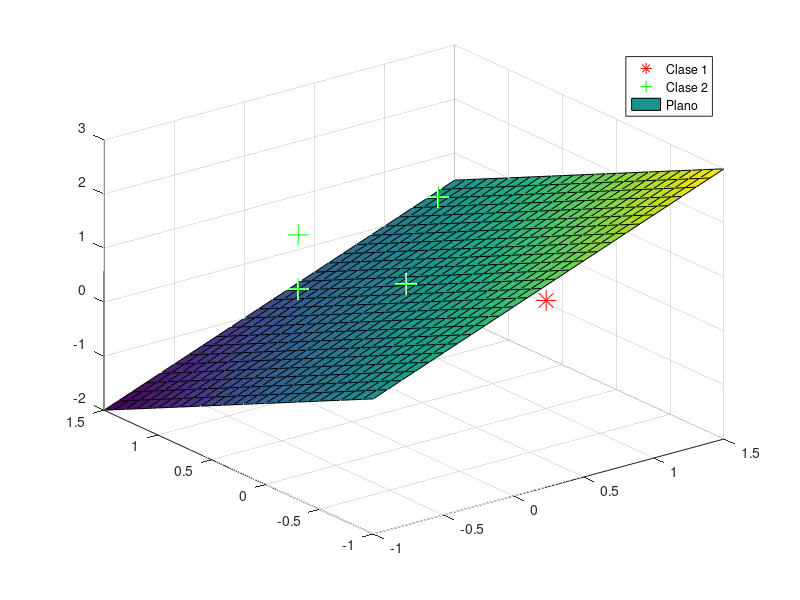

MATLAB code for this plot:
clc 
clear all 
close all
warning off all

%Autores:
%Martinez Luna Adad Marcel
%Johan Campos Ocampo
%Jose María (chema)
%fecha: 17/11/22

%este programa hace uso de un perceptron en 3 dimensiones, de tal manera
%que permite clasificar un cubo unitario que posee 2 clases con un plano
%tridimensional, se intento con combinaciones de ejes (xy,xz,yz) pero itera
%ba infinitamente.

%Declaración de clases

clas1_x=[0,1,1,1];
clas1_y=[0,0,0,1];
clas1_z=[0,0,1,0];


clas2_x=[0,0,0,1];
clas2_y=[0,1,1,1];
clas2_z=[1,1,0,1];

clas1 = [clas1_x;clas1_y;clas1_z];

clas2 = [clas2_x;clas2_y;clas2_z];

%perceptron de 3 dimensiones

iteraciones=1; %contador de iteraciones
x0=1; 
w0=1;
r=1; 
w1=1; 
w2=1;
w3=1;
cambios=[1,1,1,1,1,1,1,1]; %arreglo que detecta los cambios
ind=1; %contador de los elementos dentro de la clase

%calculos
%En este caso podria haberce hecho recursivamente, pero es más laborioso
while (cambios(1)==1 || cambios(2)==1 || cambios(3)==1 || cambios(4)==1) || ind~=9
    %X_n^T W>=0 => X_n in C_1 --> Wn+1 = Wn-rXn
    %X_n^T W<=0 => X_n in C_2 --> Wn+rXn
    %r>0
    %fprintf("\nIteración %d \n",iteraciones_xy);
    if ind == 1
        fprintf("\n+++++++++++++++++++++++++++++__%d__++++++++++++++++++++++++++++++++++\n",iteraciones);
    end
    if ind < 5 && iteraciones == 1
        fprintf("******\n[%d , %d]\n",clas1(1,ind),clas1(2,ind));
        X=[clas1(1,ind),clas1(2,ind),clas1(3,ind),x0]%x
        W=[w1,w2,w3,w0]%w
        Wt=W';%trans w
        fsal=X*Wt
        Xt=X';
        if fsal >=0
            fprintf("\nMala clasificación \n");
            Wt=Wt-(r*Xt);
            W=Wt';%w
            cambios(ind)=1;
        else
            cambios(ind)=0;
        end
    elseif ind < 5 && iteraciones > 1
        fprintf("******\n[%d , %d]\n",clas1(1,ind),clas1(2,ind));
        X=[clas1(1,ind),clas1(2,ind),clas1(3,ind),x0]%x
        fsal=X*Wt
        Xt=X';
        W
        if fsal >=0
            fprintf("\nMala clasificación \n");
            Wt=Wt-(r*Xt);
            W=Wt';%w
            cambios(ind)=1;
        else
            cambios(ind)=0;
        end
    else
        if ind > 8
            ind=8;
        end
        x1=clas2(1,ind-4);
        x2=clas2(2,ind-4);
        x3=clas2(3,ind-4);
        fprintf("\n    ----------------------------------------    \n");
        fprintf("******\n[%d , %d]\n",x1,x2);
        X=[x1,x2,x3,x0]%x
        W
        Wt=W';
        fsal=X*Wt
        if fsal <=0
            fprintf("\nMala clasificación \n");
            Xt=X';
            Wt=Wt+(r*Xt);
            W=Wt';%w
            cambios(ind)=1;
            if ind == 5
                temp2=W;
                f_temp2 = fsal;
                vecx2=X;
            end
        else
            cambios(ind)=0;
            c_xy = cambios(ind);
            if ind == 8 && (cambios(1)==1 || cambios(2)==1 || cambios(3)==1 || cambios(4)==1)
                ind=0;
                iteraciones = iteraciones +1;
                fprintf("\n+++++++++++++++++++++++++++++++++++++++++++++++++++++++++++++++++++\n");
            end
        end
    end
        
ind = ind+1;
        
end
fprintf("Iteraciones: %d\n%f x1 + %f x2 + %f x3 = 1\n",iteraciones,Wt(1),Wt(2),Wt(3));


%Sección del ploteo tridimensional
plot3(clas1(1,:),clas1(2,:),clas1(3,:),'r*','MarkerFaceColor','r','MarkerSize',15);
hold on
grid on
plot3(clas2(1,:),clas2(2,:),clas2(3,:),'g+','MarkerFaceColor','g','MarkerSize',15);
[x,y]=meshgrid(-1:0.1:1.5);
z=(Wt(1)/-Wt(3))*x+(Wt(2)/-Wt(3))*y+0.5;
surf(x,y,z);

legend('Clase 1','Clase 2','Plano');
